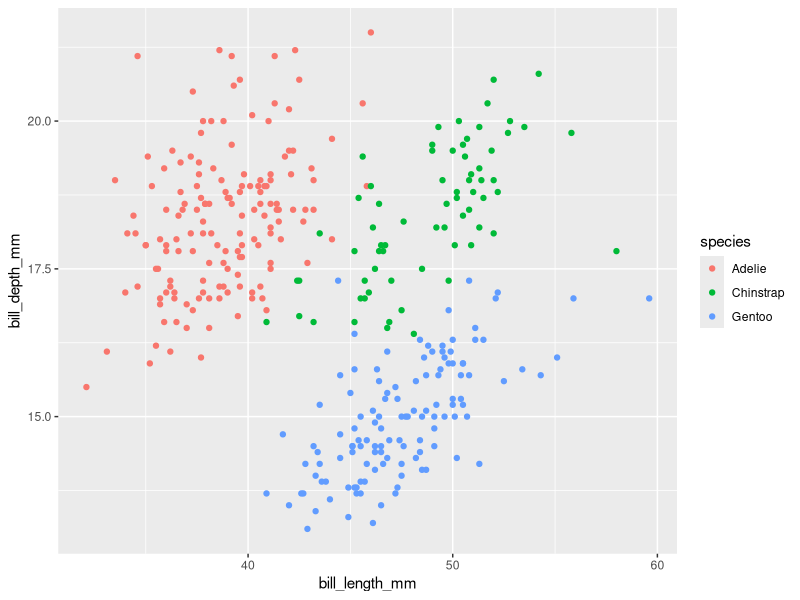

The R script that drew this image:
## ---- chunk 1
# install.packages("palmerpenguins")
library(palmerpenguins)
head(penguins, 10)

library(ggplot2)
ggplot(penguins, aes(bill_length_mm, bill_depth_mm, color = species)) + 
  geom_point()

